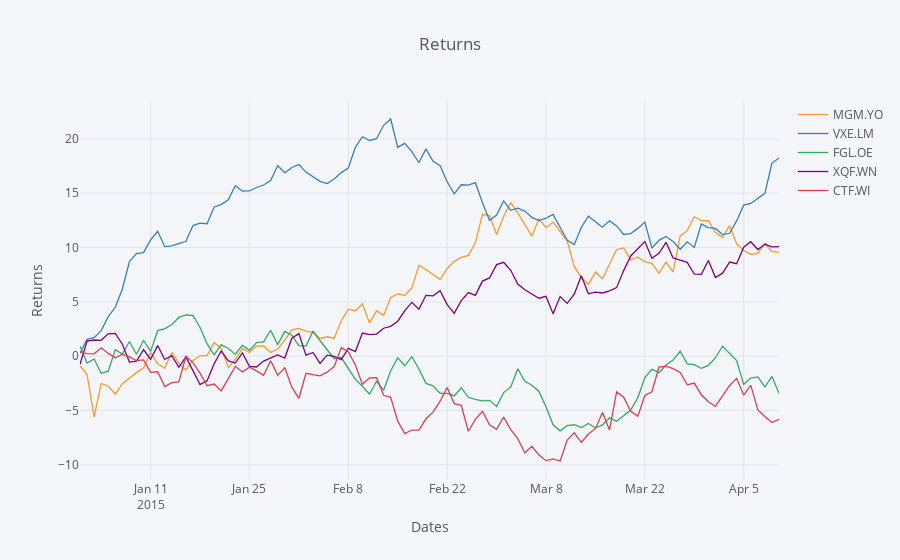

The code cell stored with this chart in its notebook:
### Markdown cell above
**Way 2**

### Code cell
iplot(time.iplot(asFigure=True, kind='scatter', xTitle='Dates', yTitle='Returns', title='Returns'))
